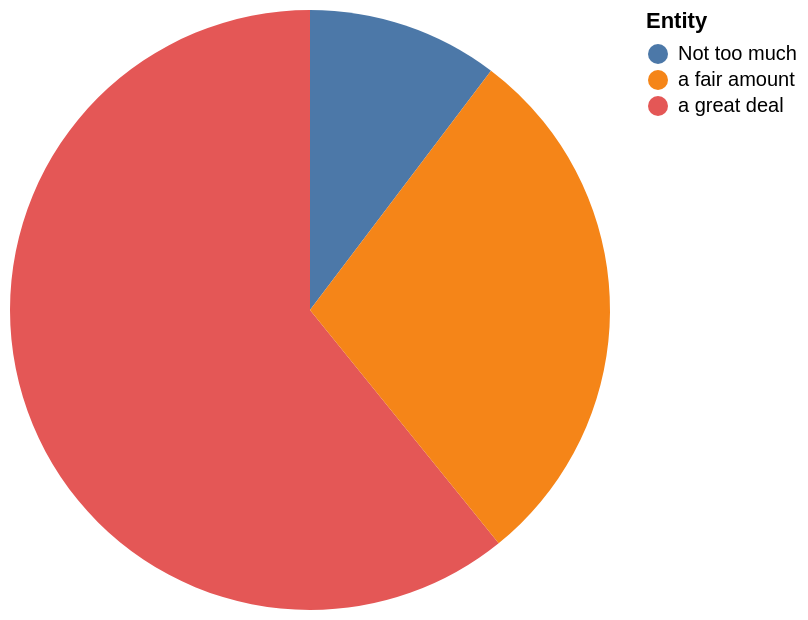

Write the Vega-Lite specification saved for this chart.
### Vega-Lite specification from a JSON file in a GitHub repository (floating-point values rounded to 4 significant figures)
{"$schema": "https://vega.github.io/schema/vega-lite/v5.json", "description": "Pie chart auto-generated from CSV", "data": {"values": [{"Entity": "a great deal", "Value": "59"}, {"Entity": "Not too much", "Value": "10"}, {"Entity": "a fair amount", "Value": "28"}]}, "mark": "arc", "encoding": {"theta": {"field": "Value", "type": "quantitative"}, "color": {"field": "Entity", "type": "nominal"}}}
